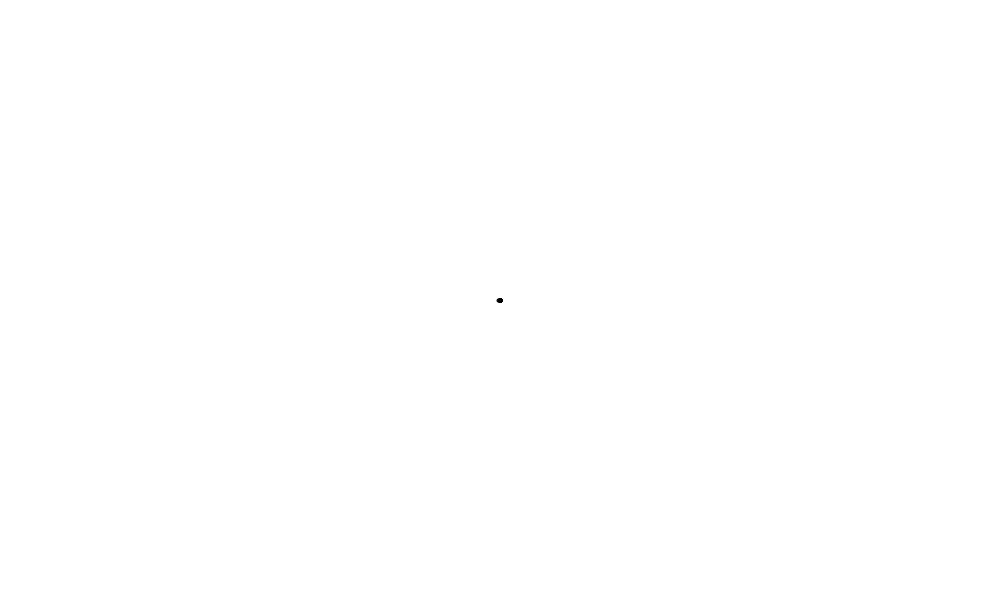
Frame 1 (no input)
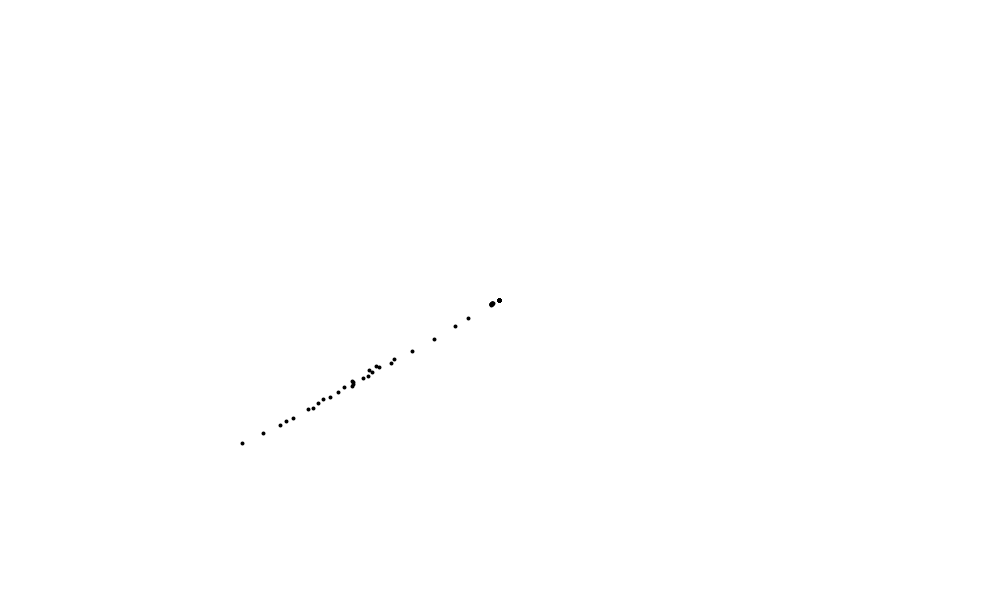
Frame 60 (the mouse pressed at the canvas centre just before this capture)
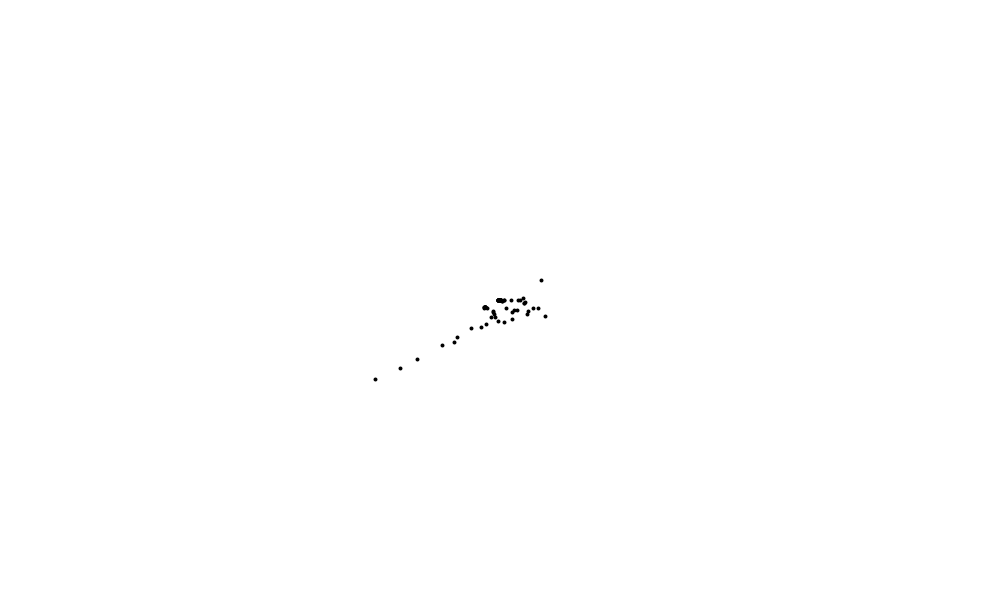
Frame 120 (the mouse held since frame 60 and released just before this capture)

The Processing sketch that drew these frames (run headless with seeded random() and noise(); from frame 60 on, the mouse is pressed at the canvas centre):

// Processing sketch: calclines2
// ── calclines2.pde
float increment = 5e-2;
float scl = 20;
int cols, rows;

float zoff = 0;

Particle[] particles = new Particle[100];
PVector[] flowField;

void setup() {
  size(1000,600);
  cols = floor(width/scl);
  rows = floor(height/scl);
  
  flowField = new PVector[rows*cols];
  for (int i = 0; i < particles.length; i++) {
    particles[i] = new Particle();  
  }  
}

void draw() {
  background(255); 
  float xoff = 0;
  for (int x = 0; x < cols; x++) {
    xoff += increment;
    float yoff = 0.0; 
    for (int y = 0; y < rows; y++) {
      yoff += increment;      
      int index = x + y*cols;
         
      PVector v = new PVector(scl, 0);
      if (mousePressed) {
        //v.rotate(random(0, 2*PI));
        PVector mouse = new PVector(mouseX, mouseY);
        PVector point = new PVector(x*scl, y*scl);
        mouse.sub(point);  
        //float theta = PVector.angleBetween(point, mouse);   
        //v.rotate(theta *PI/2);
        v = mouse.normalize().mult(20);
        //float magnitude = map(0,1,-20,20, noise(xoff, yoff, zoff));
        //v = mouse.normalize().mult(magnitude);
      } else {
        ////change zoff to be something like 0.5
        //float rotation = x-y+zoff;
        //rotation = map(rotation, 0, rows-cols, 0, 2*PI);
        
        //float rotation = floor(x*y/500);
        //rotation = map(rotation, 0, rows*cols/500, 0, 2*PI);
        
        float rotation = 0.5*x+y;
        rotation = map(rotation, 0, 0.5*rows+cols, 0, 2*PI);
        
        v.rotate(rotation);
        
        
        //v.rotate(noise(xoff, yoff, zoff) * 2*PI);
      }
      flowField[index] = v;

      if (keyPressed) {
        translate(x*scl, y*scl);
        stroke(0, 50);
        strokeWeight(4);
        line(0, 0, v.x, v.y); 
        
        float particles_in_box = 0;
        for (Particle p : particles) {
          if (x*scl < p.pos.x && p.pos.x < (x+1)*scl) {
            if (y*scl < p.pos.y && p.pos.y < (y+1)*scl) {
              particles_in_box ++;
            }
          }
        }
        fill(255, 0, 255, 50);
        if (2 <= particles_in_box && particles_in_box < 5) {
          fill(0, 255, 255, 50);
        }
        if (5 <= particles_in_box) {
          fill(255, 255, 0, 50);
        }
        
        translate(-x*scl, -y*scl);
        noStroke();
        rect(x*scl, y*scl, scl, scl);
      }
    }
  }
  println(floor(frameRate)); 
  
  zoff += 0.008;
  
  strokeWeight(4);
  for (int i = 0; i < particles.length; i++) {
    particles[i].follow(flowField);
    particles[i].applyForce();
    particles[i].update();
    particles[i].edges();
    particles[i].show();  
  }
}

// ── Particle_class.pde
class Particle {

  PVector pos;
  PVector vel;
  PVector acc;
  PVector f;
  
  Particle() {
    //pos = new PVector(random(width), random(height));    
    pos = new PVector(width/2, height/2);
    vel = new PVector(0, 0);
    //vel = new PVector(random(-5e-1,5e-1), random(-5e-1,5e-1));
    acc = new PVector(0, 0);
  }
  
  void update() {
    vel.add(acc);
    
    //limit velocity
    vel.setMag(min(vel.mag(), 5));
    
    //friction
    vel.div(1.005);
    
    pos.add(vel);
    acc.mult(0);
  }
  
  void follow(PVector[] flowField) {
    int x = floor(pos.x / scl);
    int y = floor(pos.y / scl);
    
    int index = x + y*cols;
    //prevent out of bounds error
    if (index < flowField.length) {
      f = flowField[index].mult(1e-1);
    }
  }
  
  void applyForce() {
    acc.add(f);
  }
  
  void show() {
    stroke(0);
    point(pos.x, pos.y);
    //circle(pos.x, pos.y, 10);
  }
  
  void edges() {
    if (pos.x > width) {
      pos.x = 0;
    }
    if (pos.x < 0) {
      pos.x = width;
    }    
    if (pos.y > height) {
      pos.y = 0;
    }    
    if (pos.y < 0) {
      pos.y = height;
    }    
  }
}
